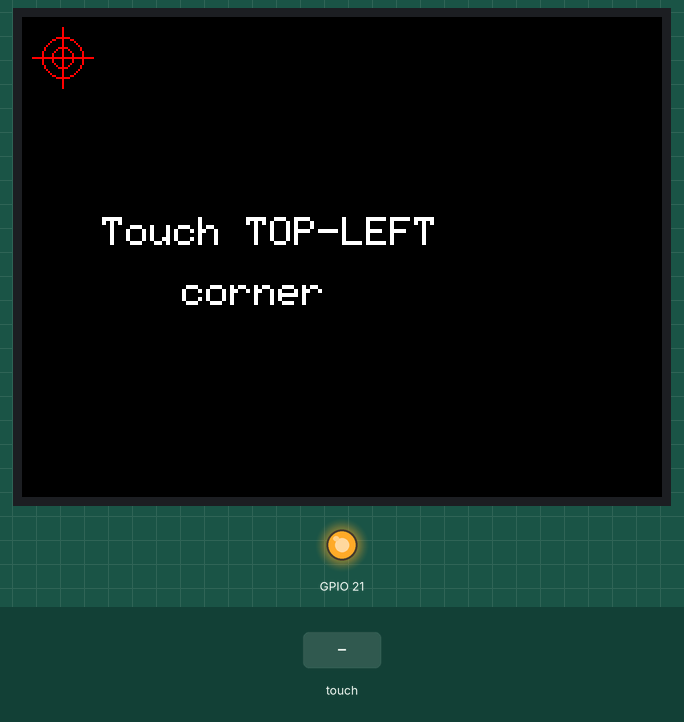
A sketch run on a simulated ESP32. Parts: 320×240 colour display, output pins drawn as LEDs (lit = HIGH). Inputs (shaded band) come from the test bench.

Above: at 1.5 s.
1.6 s: touch panel pressed at 13 % / 10 % of its raw x / y range
At 2.9 s:
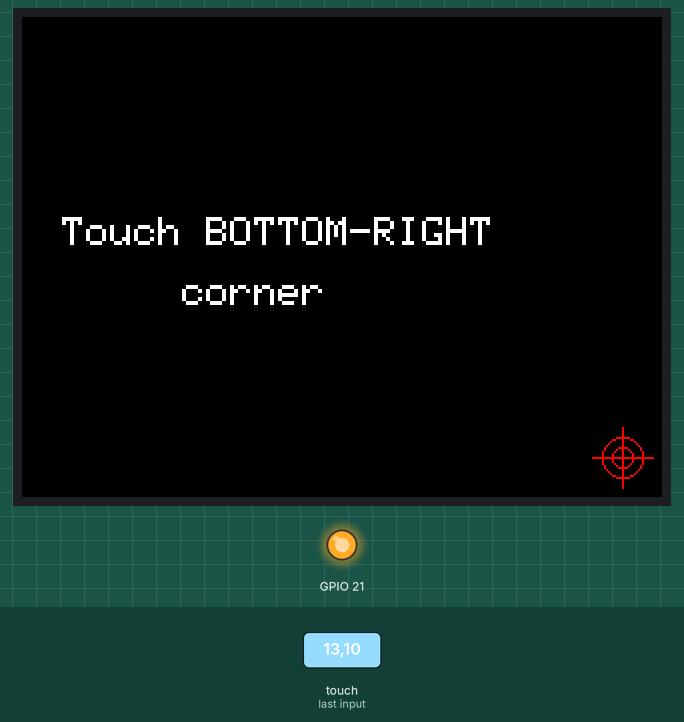
3.6 s: touch panel pressed at 38 % / 10 % of its raw x / y range
At 4.8 s:
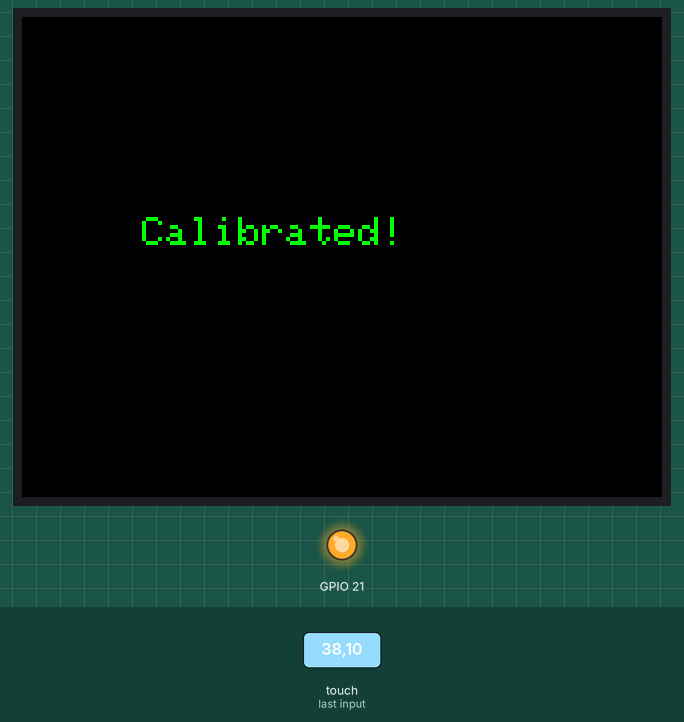
At 6.3 s:
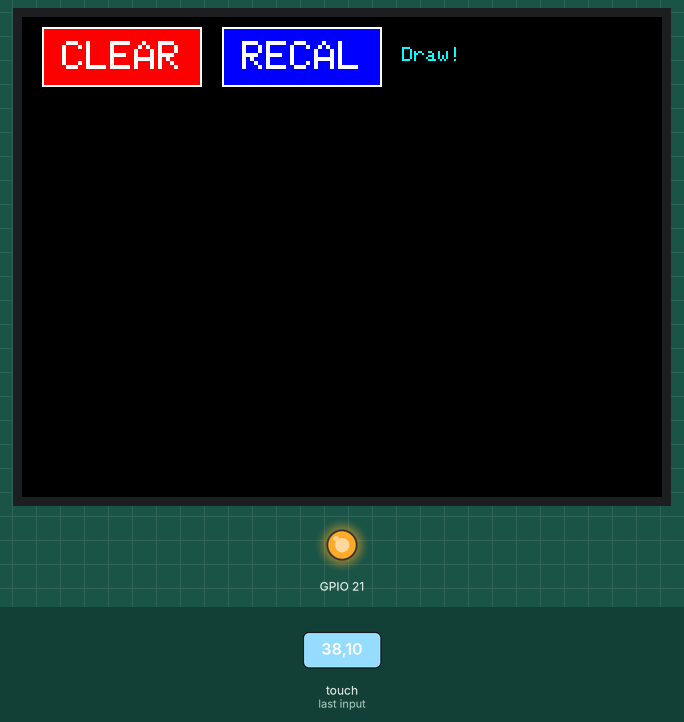
Timing chart, 0 to 7.8 s (numbered marks = the images above; inputs shaded):
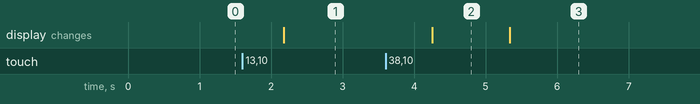

The sketch:

XPT2046_clear_cal_V23.ino
```cpp
//Test E32R28T Display with touch
//Calibrate Display
//Clear Button
//Recalibrate Button

#include <TFT_eSPI.h>
#include <XPT2046_Touchscreen.h>

#define TP_CS 33
#define TP_IRQ 36

TFT_eSPI tft = TFT_eSPI();
SPIClass touchSPI = SPIClass(VSPI);
XPT2046_Touchscreen ts(TP_CS, TP_IRQ);

// Drawing variables
int lastX = -1;
int lastY = -1;
bool buttonPressed = false;

// Calibration values
int minX = 300, maxX = 3800;
int minY = 400, maxY = 3800;

bool calibrated = false;
int calStep = 0;
int rawMinX, rawMaxX, rawMinY, rawMaxY;

void drawCrosshair(int x, int y) {
  tft.drawCircle(x, y, 10, TFT_RED);
  tft.drawCircle(x, y, 5, TFT_RED);
  tft.drawLine(x - 15, y, x + 15, y, TFT_RED);
  tft.drawLine(x, y - 15, x, y + 15, TFT_RED);
}

void showCalibrationScreen() {
  tft.fillScreen(TFT_BLACK);
  tft.setTextColor(TFT_WHITE);
  tft.setTextSize(2);

  if (calStep == 0) {
    tft.setCursor(40, 100);
    tft.println("Touch TOP-LEFT");
    tft.setCursor(80, 130);
    tft.println("corner");
    drawCrosshair(20, 20);
  }
  else if (calStep == 1) {
    tft.setCursor(20, 100);
    tft.println("Touch BOTTOM-RIGHT");
    tft.setCursor(80, 130);
    tft.println("corner");
    drawCrosshair(tft.width() - 20, tft.height() - 20);
  }
  else if (calStep == 2) {
    tft.fillScreen(TFT_BLACK);
    tft.setCursor(60, 100);
    tft.setTextColor(TFT_GREEN);
    tft.println("Calibrated!");
    delay(1000);

    // Calculate calibration values
    minX = rawMinX;
    maxX = rawMaxX;
    minY = rawMinY;
    maxY = rawMaxY;

    calibrated = true;

    // Start main screen
    tft.fillScreen(TFT_BLACK);

    // Draw CLEAR button at top
    tft.fillRect(10, 5, 80, 30, TFT_RED);
    tft.drawRect(10, 5, 80, 30, TFT_WHITE);
    tft.setTextColor(TFT_WHITE);
    tft.setTextSize(2);
    tft.setCursor(20, 12);
    tft.println("CLEAR");

    // Draw RECAL button next to CLEAR
    tft.fillRect(100, 5, 80, 30, TFT_BLUE);
    tft.drawRect(100, 5, 80, 30, TFT_WHITE);
    tft.setTextColor(TFT_WHITE);
    tft.setTextSize(2);
    tft.setCursor(110, 12);
    tft.println("RECAL");

    tft.setTextColor(TFT_CYAN);
    tft.setTextSize(1);
    tft.setCursor(190, 15);
    tft.println("Draw!");
  }
}

void setup() {
  pinMode(21, OUTPUT);
  digitalWrite(21, HIGH);

  tft.init();
  tft.setRotation(3);
  tft.fillScreen(TFT_BLACK);

  touchSPI.begin(25, 39, 32, TP_CS);
  ts.begin(touchSPI);
  ts.setRotation(3);

  // Start calibration
  showCalibrationScreen();
}

void loop() {
  if (!calibrated) {
    // Calibration mode
    if (ts.touched()) {
      TS_Point p = ts.getPoint();

      if (calStep == 0) {
        // Top-left corner
        rawMinX = p.x;
        rawMinY = p.y;
        calStep++;
        delay(500);
        showCalibrationScreen();
      }
      else if (calStep == 1) {
        // Bottom-right corner
        rawMaxX = p.x;
        rawMaxY = p.y;
        calStep++;
        delay(500);
        showCalibrationScreen();
      }
    }
  }
  else {
    // Drawing mode
    if (ts.touched()) {
      TS_Point p = ts.getPoint();
      int x = map(p.x, minX, maxX, 0, tft.width());
      int y = map(p.y, minY, maxY, 0, tft.height());

      x = constrain(x, 0, tft.width() - 1);
      y = constrain(y, 0, tft.height() - 1);

      // Check if CLEAR button is pressed
      if (y >= 0 && y <= 40 && x >= 5 && x <= 95 && !buttonPressed) {
        // Button press visual feedback
        tft.fillRect(10, 5, 80, 30, TFT_DARKGREY);
        tft.drawRect(10, 5, 80, 30, TFT_WHITE);
        tft.setTextColor(TFT_WHITE);
        tft.setTextSize(2);
        tft.setCursor(20, 12);
        tft.println("CLEAR");
        delay(100);

        // Clear screen and redraw buttons
        tft.fillScreen(TFT_BLACK);
        tft.fillRect(10, 5, 80, 30, TFT_RED);
        tft.drawRect(10, 5, 80, 30, TFT_WHITE);
        tft.setTextColor(TFT_WHITE);
        tft.setTextSize(2);
        tft.setCursor(20, 12);
        tft.println("CLEAR");

        tft.fillRect(100, 5, 80, 30, TFT_BLUE);
        tft.drawRect(100, 5, 80, 30, TFT_WHITE);
        tft.setCursor(110, 12);
        tft.println("RECAL");

        tft.setTextColor(TFT_CYAN);
        tft.setTextSize(1);
        tft.setCursor(190, 15);
        tft.println("Draw!");

        // Reset drawing
        lastX = -1;
        lastY = -1;
        buttonPressed = true;
        delay(200);
      }
      // Check if RECAL button is pressed
      else if (y >= 0 && y <= 40 && x >= 95 && x <= 185 && !buttonPressed) {
        // Button press visual feedback
        tft.fillRect(100, 5, 80, 30, TFT_DARKGREY);
        tft.drawRect(100, 5, 80, 30, TFT_WHITE);
        tft.setTextColor(TFT_WHITE);
        tft.setTextSize(2);
        tft.setCursor(110, 12);
        tft.println("RECAL");
        delay(100);

        // Restart calibration
        calibrated = false;
        calStep = 0;
        lastX = -1;
        lastY = -1;
        buttonPressed = true;
        showCalibrationScreen();
        delay(200);
      }
      else if (y > 45) {  // Only draw below the button area
        buttonPressed = false;
        // Draw line from last position to current position
        if (lastX != -1 && lastY != -1 && lastY > 45) {
          tft.drawLine(lastX, lastY, x, y, TFT_CYAN);
        } else {
          // First touch - draw a dot
          tft.fillCircle(x, y, 2, TFT_CYAN);
        }

        // Update last position
        lastX = x;
        lastY = y;
      }

      delay(5);
    } else {
      // Reset last position when not touching (lift pen)
      lastX = -1;
      lastY = -1;
      buttonPressed = false;
    }

    delay(5);
  }
}
```

Measured:
- after the input at 1.6 s, the display: changes after 0.58 s (image 1)
- after the input at 3.6 s, the display: changes after 0.66 s (image 2)
- what the display in image 2 shows lasts 1.0 s, from 4.3 s to 5.3 s
